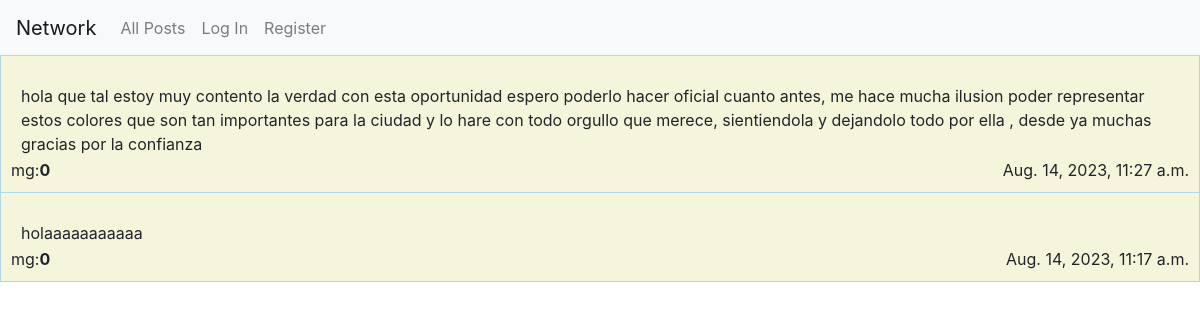
/, run on an earlier commit of the app's database.
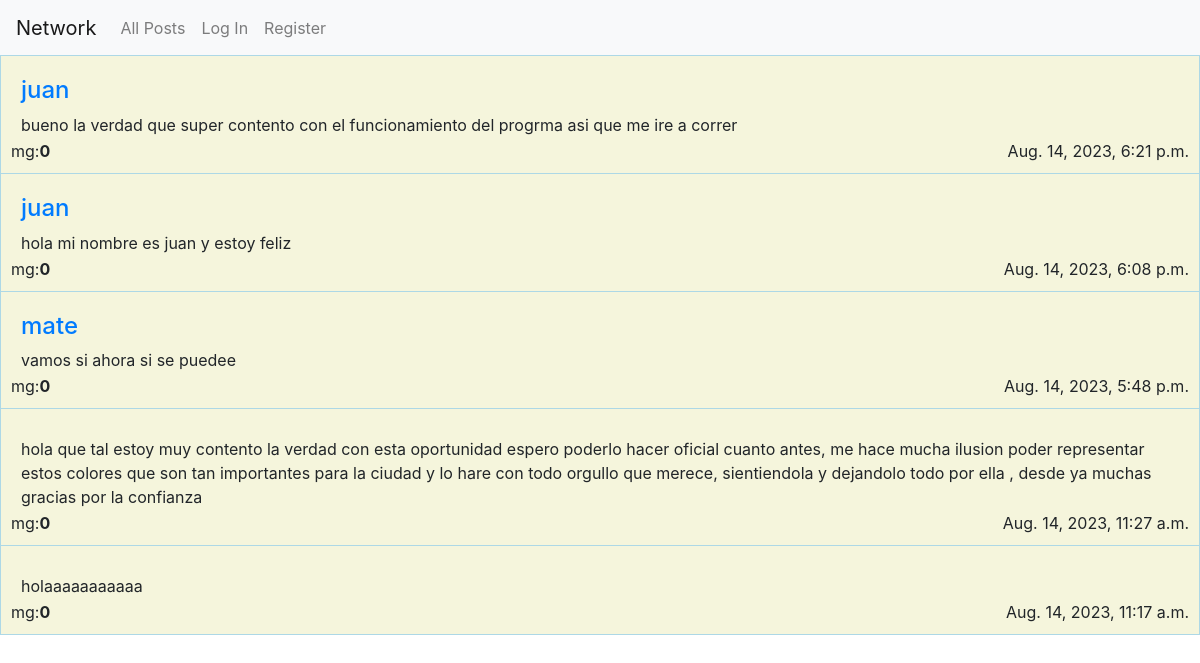
And on a later commit of the database.
### network/models.py (models this page shows, shortened)
class Post(models.Model):
    id_user = models.ForeignKey(User, on_delete=models.SET_NULL, null=True, default=None)
    content = models.CharField(max_length=10000)
    date = models.DateTimeField(auto_now_add=True)
    mg = models.IntegerField(default=0)

class User(AbstractUser):
    pass

### network/views.py (the view)
# urls.py: path("", views.index, name="index"),
def index(request):
    posts = Post.objects.all()
    posts_order = sorted(posts, key=lambda x: x.date, reverse=True)
    return render(request, "network/index.html", {
        "posts": posts_order
    })

### network/templates/network/index.html
{% extends "network/layout.html" %}
{% load static %}
{% block body %}
    {% for post in posts%}
    <div class="post_index">
        <h4> <a href="user/{{post.id_user.id}}"> {{post.id_user.username}}</a></h4>
        <p>{{post.content}} </p>
        <p class="date">{{post.date}} </p>
        <p class="mg">mg:<b>{{post.mg}}</b>  </p>
    </div>
    {% endfor %}
{% endblock %}

### network/templates/network/layout.html (shortened to what this page needs)
{% load static %}
<!DOCTYPE html>
<html lang="en">
    <head>
        <link rel="stylesheet" href="https://stackpath.bootstrapcdn.com/bootstrap/4.4.1/css/bootstrap.min.css">
        <link href="{% static 'network/styles.css' %}" rel="stylesheet">
    </head>
    <body>
        <nav class="navbar navbar-expand-lg navbar-light bg-light">
            <a class="navbar-brand" href="#">Network</a>
            <div>
              <ul class="navbar-nav mr-auto">
                <li class="nav-item">
                  <a class="nav-link" href="{% url 'index' %}">All Posts</a>
                </li>
                {% if user.is_authenticated %}
                    <li class="nav-item">
                        <a class="nav-link" href="{% url 'new_post' %}"> New Post</a>
                    </li>
                    <li class="nav-item">
                        <a class="nav-link" href="{% url 'postfollowing' %}">Following</a>
                    </li>
                    <li class="nav-item">
                        <a class="nav-link" href="{% url 'logout' %}">Log Out</a>
                    </li>
                {% else %}
                    <li class="nav-item">
                        <a class="nav-link" href="{% url 'login' %}">Log In</a>
                    </li>
                    <li class="nav-item">
                        <a class="nav-link" href="{% url 'register' %}">Register</a>
                    </li>
                {% endif %}
              </ul>
            </div>
          </nav>
        <div class="body">
            {% block body %}
            {% endblock %}
        </div>
    </body>
</html>

### network/static/network/styles.css (style rules this page uses)
.post_index { position: relative; margin: 0; margin-top: -1px; padding: 20px; border: 1px solid lightblue; background-color: beige; box-sizing: border-box; }
.date { position: absolute; bottom: 0; right: 0; margin: 10px; }
.mg { position: absolute; bottom: 0; left: 0; margin: 10px; }

What changed in the data, as far as the page shows it:
added Post: id_user.username "juan", content "bueno la verdad que super contento con el funcionamiento del progrma asi que me ire a correr", date "Aug. 14, 2023, 6:21 p.m.", mg "0"
added Post: id_user.username "juan", content "hola mi nombre es juan y estoy feliz", date "Aug. 14, 2023, 6:08 p.m.", mg "0"
added Post: id_user.username "mate", content "vamos si ahora si se puedee", date "Aug. 14, 2023, 5:48 p.m.", mg "0"
